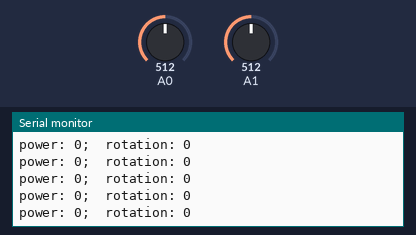
Recording of a sketch running on a simulated Arduino Uno, built with avr-gcc and run on an emulated ATmega328P. On the bench: the last lines printed to the serial monitor. The inputs (shaded band) are chosen by the test bench; at power-on: A1 = 512, A0 = 512.

Above: at 1.2 s.
1.3 s: A1 set to 543
At 2.1 s:
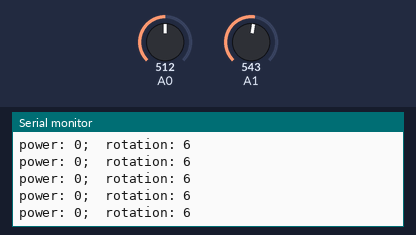
4.3 s: A1 set to 577
At 4.8 s:
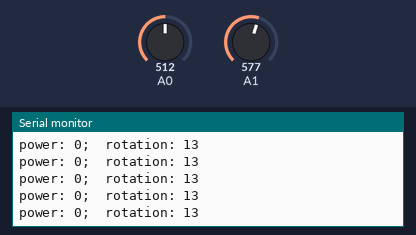
14.8 s: A0 set to 543
At 15.7 s:
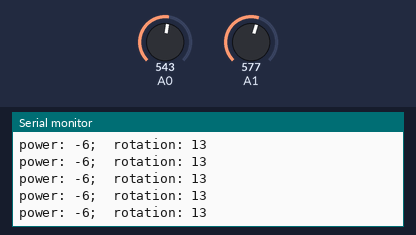
16.3 s: A0 set to 517
At 17.3 s:
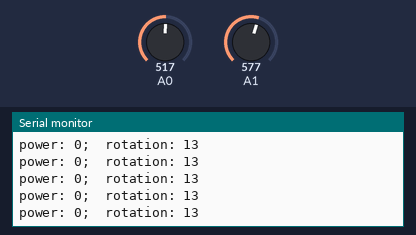
Timing chart, 0 to 19.3 s (numbered marks = the images above; inputs shaded):
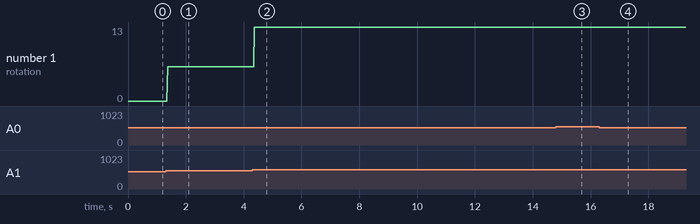

Measured:
- after the input at 1.3 s, the serial monitor: prints a new line after 0.07 s (image 1)
- after the input at 4.3 s, the serial monitor: prints a new line after 0.07 s (image 2)
- after the input at 14.8 s, the serial monitor: prints a new line after 0.07 s (image 3)
- plotted number 1: 0 → 6 after the input at 1.3 s, 6 → 13 after the input at 4.3 s

The sketch:

Uno_Joystick.ino
```cpp
void setup() {
  // put your setup code here, to run once:
Serial.begin(9600);

}


void loop() {
  // put your main code here, to run repeatedly:
int power = analogRead(A0);
int rotation = analogRead(A1);
power = -power+511;
power=power/5;
rotation=rotation-511;
rotation=rotation/5;

if(abs(power)<3)
{
  power=0;
}
if(abs(rotation)<3)
{
  rotation=0;
}

Serial.print("power: ");
Serial.print(power);
Serial.print(";  ");
Serial.print("rotation: ");
Serial.println(rotation);
}
```
